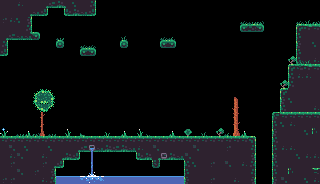

A 2D game scene composited from a Tiled map and its tileset images. What follows is a short description and the map's XML, with every tile layer's data as written:
An orthogonal 40x23 tile map with 8x8 px tiles, 2 tile layers (MainBlocks, Details).

<map version="1.10" tiledversion="1.11.0" orientation="orthogonal" renderorder="right-down" width="40" height="23" tilewidth="8" tileheight="8" infinite="0" nextlayerid="8" nextobjectid="3">
 <tileset firstgid="1" source="blocks.tsx" />
 <layer id="3" name="MainBlocks" width="40" height="23">
  <data encoding="csv">
13700,13700,13700,13700,13700,13700,3460,3461,13700,13700,13700,3335,0,0,0,0,0,0,0,0,0,0,0,0,0,0,0,0,0,0,0,0,0,0,0,0,0,0,0,0,
13700,13700,13700,13700,3462,3463,0,0,3459,3461,3462,3463,0,0,0,0,0,0,0,0,0,0,0,0,0,0,0,0,0,0,0,0,0,0,0,0,0,0,0,0,
13700,13700,13700,3207,0,0,0,0,0,0,0,0,0,0,0,0,0,0,0,0,0,0,0,0,0,0,0,0,0,0,0,0,0,0,0,0,0,0,0,0,
13700,13700,13700,3335,0,0,0,0,0,0,0,0,0,0,0,0,0,0,0,0,0,0,0,0,0,0,0,0,0,0,2959,2960,2961,0,0,0,0,2947,2950,2948,
13700,3460,3462,3462,2961,0,0,0,0,0,0,0,0,0,0,0,0,0,0,0,0,0,0,0,0,0,0,0,0,0,0,0,0,0,0,0,0,3075,13700,13700,
3335,0,0,0,0,0,0,3217,0,0,0,0,0,0,0,3217,0,0,0,0,2959,2961,0,0,0,0,0,0,0,0,0,0,0,0,0,0,0,3203,13700,13700,
3463,0,0,0,0,0,0,0,0,0,2959,2961,0,0,0,0,0,0,0,0,0,0,0,0,0,0,0,0,0,0,0,0,0,0,0,0,0,3075,13700,13700,
0,0,0,0,0,0,0,0,0,0,0,0,0,0,0,0,0,0,0,0,0,0,0,0,0,0,0,0,0,0,0,0,0,0,0,0,0,3075,13700,13700,
0,0,0,0,0,0,0,0,0,0,0,0,0,0,0,0,0,0,0,0,0,0,0,0,0,0,0,0,0,0,0,0,0,0,0,0,2947,2949,2950,2948,
0,0,0,0,0,0,0,0,0,0,0,0,0,0,0,0,0,0,0,0,0,0,0,0,0,0,0,0,0,0,0,0,0,0,0,0,3331,13700,13700,13700,
0,0,0,0,0,0,0,0,0,0,0,0,0,0,0,0,0,0,0,0,0,0,0,0,0,0,0,0,0,0,0,0,0,0,0,0,3331,13700,13700,13700,
0,0,0,0,2684359676,2684359548,3221230588,0,0,0,0,0,0,0,0,0,0,0,0,0,0,0,0,0,0,0,0,0,0,0,0,0,0,0,0,2947,13700,13700,13700,13700,
0,0,0,0,0,0,3221230460,0,0,0,0,0,0,0,0,0,0,0,0,0,0,0,0,0,0,0,0,0,0,0,0,0,0,0,0,3203,13700,13700,13700,13700,
0,0,0,0,0,0,1610617852,0,0,0,0,0,0,0,0,0,0,0,0,0,0,0,0,0,0,0,0,0,0,0,0,0,0,0,0,3331,13700,13700,13700,13700,
0,0,0,0,0,0,0,0,0,0,0,0,0,0,0,0,0,0,0,0,0,0,0,0,0,0,0,0,0,0,0,0,0,0,2684358019,2948,2948,2948,2948,2948,
0,0,0,0,0,0,0,0,0,0,0,0,0,0,0,0,0,0,0,0,0,0,0,0,0,0,0,0,0,0,0,0,0,0,3075,13700,13700,13700,13700,13700,
0,0,0,0,0,0,0,0,0,0,0,0,0,0,0,0,0,0,0,0,0,0,0,0,0,0,0,0,0,0,0,0,0,0,3203,13700,13700,13700,13700,13700,
2948,2948,2948,2948,2948,2948,2948,2948,2948,2948,2948,2948,2948,2948,2948,2948,2948,2948,2948,2948,2948,2948,2948,2948,2948,2948,2948,2948,2948,2948,2948,2951,0,0,3331,13700,13700,13700,13700,13700,
13700,13700,13700,13700,13700,13700,13700,13700,13700,13700,3460,3461,3462,3461,3460,3461,3462,13700,13700,13700,13700,13700,13700,13700,13700,13700,13700,13700,13700,13700,13700,3079,0,0,3075,13700,13700,13700,13700,13700,
13700,13700,13700,13700,13700,13700,13700,13700,3461,3463,0,0,0,0,0,0,0,3459,3461,13700,3460,3461,3462,13700,13700,13700,13700,13700,13700,13700,13700,3207,0,0,3203,13700,13700,13700,13700,13700,
13700,13700,13700,13700,13700,13700,13700,3463,0,0,0,0,0,0,0,0,0,0,0,3471,0,0,0,3331,13700,13700,13700,13700,13700,13700,13700,3335,0,0,3331,13700,13700,13700,13700,13700,
13700,13700,13700,13700,13700,13700,3207,0,0,0,0,0,0,0,0,0,0,0,0,0,0,0,0,3075,13700,13700,13700,13700,13700,13700,13700,3079,0,0,3075,13700,13700,13700,13700,13700,
13700,13700,13700,13700,13700,13700,3335,0,0,0,0,0,0,0,0,0,0,0,0,0,0,0,0,3203,13700,13700,13700,13700,13700,13700,13700,3207,0,0,3203,13700,13700,13700,13700,13700
</data>
 </layer>
 <layer id="5" name="Details" width="40" height="23">
  <data encoding="csv">
0,0,3085,0,0,2953,0,0,2954,2956,0,0,0,0,0,0,0,0,0,0,0,0,0,0,0,0,0,0,0,0,0,0,0,0,0,0,0,0,0,0,
0,0,0,2953,0,0,0,0,0,0,0,0,0,0,0,0,0,0,0,0,0,0,0,0,0,0,0,0,0,0,0,0,0,0,0,0,0,0,0,0,
3084,3085,2956,0,0,0,0,0,0,0,0,0,0,0,0,0,0,0,0,0,0,0,0,0,0,0,0,0,0,0,2978,2977,2975,0,0,0,0,2978,2974,2975,
0,0,0,0,0,0,0,0,0,0,0,0,0,0,0,0,0,0,0,0,0,0,0,0,0,0,0,0,0,0,0,0,0,0,0,0,0,0,0,0,
2953,0,0,3081,0,0,0,2977,0,0,0,0,0,0,0,2974,0,0,0,0,2978,2976,0,0,0,0,0,0,0,0,0,0,0,0,0,0,0,0,0,0,
0,0,0,0,0,0,0,0,0,0,2978,2978,0,0,0,0,0,0,0,0,0,0,0,0,0,0,0,0,0,0,0,0,0,0,0,0,0,0,0,2956,
0,0,0,0,0,0,0,0,0,0,0,0,0,0,0,0,0,0,0,0,0,0,0,0,0,0,0,0,0,0,0,0,0,0,0,0,0,0,0,0,
0,0,0,0,0,0,0,0,0,0,0,0,0,0,0,0,0,0,0,0,0,0,0,0,0,0,0,0,0,0,0,0,0,0,0,0,5886,2975,2974,3085,
0,0,0,0,0,0,0,0,0,0,0,0,0,0,0,0,0,0,0,0,0,0,0,0,0,0,0,0,0,0,0,0,0,0,0,0,0,0,0,0,
0,0,0,0,0,0,0,0,0,0,0,0,0,0,0,0,0,0,0,0,0,0,0,0,0,0,0,0,0,0,0,0,0,0,0,0,0,3085,3085,0,
0,0,0,0,0,0,0,0,0,0,0,0,0,0,0,0,0,0,0,0,0,0,0,0,0,0,0,0,0,0,0,0,0,0,0,5886,0,0,0,0,
0,0,0,0,0,0,0,0,0,0,0,0,0,0,0,0,0,0,0,0,0,0,0,0,0,0,0,0,0,0,0,0,0,0,0,0,0,0,0,0,
0,0,0,0,4988,4989,0,0,0,0,0,0,0,0,0,0,0,0,0,0,0,0,0,0,0,0,0,0,0,4990,0,0,0,0,0,0,2956,0,0,0,
0,0,0,0,5116,5117,0,0,0,0,0,0,0,0,0,0,0,0,0,0,0,0,0,0,0,0,0,0,0,5118,0,0,0,0,0,0,0,0,0,3085,
0,0,0,0,0,5245,0,0,0,0,0,0,0,0,0,0,0,0,0,0,0,0,0,0,0,0,0,0,0,5246,0,0,0,0,0,0,0,0,0,0,
0,0,0,0,0,5373,0,0,0,0,0,0,0,0,0,0,0,0,0,0,0,0,0,0,0,0,0,0,0,5374,0,0,0,0,0,2956,3085,0,0,0,
5878,0,2977,5876,2975,5501,2977,0,5877,0,5883,0,0,5875,0,5876,0,5877,5874,0,0,5876,0,5885,0,2974,0,5886,2976,5502,5876,0,0,0,0,0,0,0,2956,3473,
0,0,0,0,0,0,0,0,0,0,0,0,0,0,0,0,0,0,0,0,0,0,0,0,0,0,0,0,0,0,0,0,0,0,0,0,0,0,0,0,
0,2957,0,2956,0,0,2956,0,0,2953,0,15008,0,0,0,0,0,3085,0,2957,0,0,0,0,2957,0,0,0,3084,0,0,0,0,0,0,3085,3085,0,0,0,
0,3085,2957,0,0,3085,0,2953,0,0,0,15136,0,0,0,0,0,0,0,2953,14595,0,0,2957,0,0,0,0,0,0,0,0,0,0,0,0,0,2956,3085,3085,
0,3084,0,0,0,3084,2953,0,0,0,0,15264,0,0,0,0,0,0,0,0,0,0,0,0,2956,0,3084,0,2957,0,3085,0,0,0,0,0,0,0,0,0,
0,0,2957,0,3084,0,0,0,0,0,0,15392,0,0,0,0,0,0,0,0,0,0,0,0,0,0,0,0,0,0,0,0,0,0,0,0,3473,0,0,3475,
3084,3084,0,0,0,3085,0,16031,16031,16031,15774,15775,15776,16031,16031,16031,16031,16031,16031,16031,16031,16031,16031,0,0,0,3084,0,0,3085,0,0,0,0,0,2957,0,0,2956,3085
</data>
 </layer>
</map>
